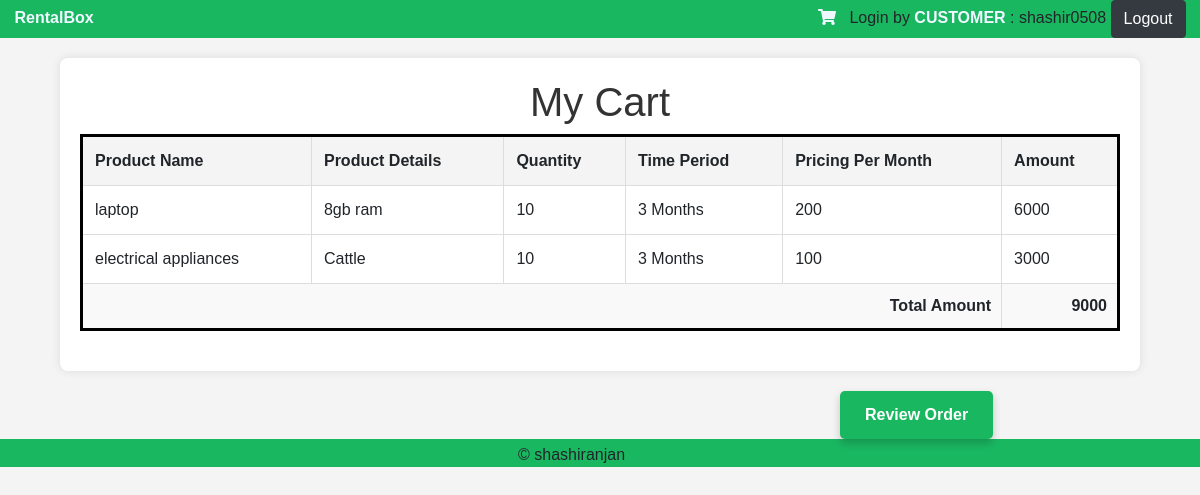
The page /mycart/ (signed in) on the database as committed earlier.
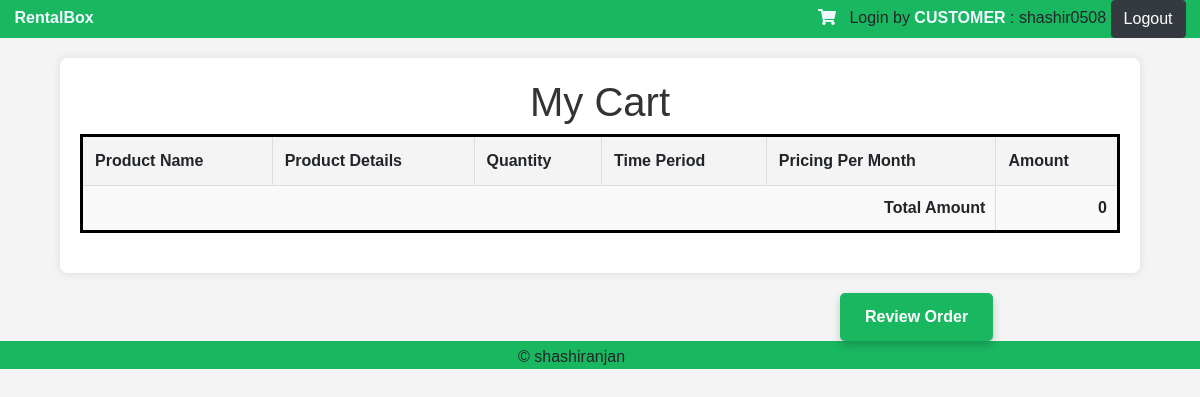
The same page on the database as committed later.
### warehouse/models.py (models this page shows, shortened)
class CustomUser(AbstractBaseUser, PermissionsMixin):
    email = models.EmailField(_('email address'), unique=True)
    is_staff = models.BooleanField(default=False)
    is_active = models.BooleanField(default=True)
    date_joined = models.DateTimeField(default=timezone.now)
    role = models.CharField(choices=CHOICES, max_length=10, default='CUSTOMER')
    USERNAME_FIELD = 'email'
    REQUIRED_FIELDS = []
    objects = CustomUserManager()

class CartDetails(models.Model):
    enquiry = models.ForeignKey(EnquiryDetails,on_delete=models.CASCADE)
    user = models.ForeignKey(User,on_delete=models.CASCADE)
    sq_details = models.ForeignKey(SalesQuoteDetails,on_delete=models.CASCADE)
    time_period = models.CharField(choices=CATEGORY_CHOICES, max_length = 200, null = True, default="Other")
    pricing = models.CharField(max_length=64, null = True)
    qty= models.IntegerField( null = True)
    is_paid=models.BooleanField(default=False)
    total_amount=models.IntegerField( null = True)

class SalesQuoteDetails(models.Model):
    enquiry = models.ForeignKey(EnquiryDetails,on_delete=models.CASCADE)
    sales_quote_id = models.CharField(max_length=64, null = True)
    product_name = models.CharField(max_length=264, null = True)
    product_id = models.CharField(max_length = 128, null = True)
    qty= models.IntegerField(null = True)
    product_details = models.CharField(max_length = 128, null = True)
    time_period = models.CharField(choices=CATEGORY_CHOICES, max_length = 200, null = True, default="Other")
    pricing = models.CharField(max_length=64, null = True)
    added_to_cart = models.BooleanField(default=False)
    sq_reject= models.BooleanField(default=False)

### warehouse/views.py (the view)
# urls.py: path('mycart/',views.cart_details_view, name='mycart'),
def cart_details_view(request):
    username= request.user.email
    name = username.split('@')[0]
    role=request.user.role
    amount=[]
    cart_details = CartDetails.objects.filter(user=request.user, is_paid=False)
    for single_product in cart_details:
        amount.append(single_product.total_amount)
    total_amount=sum(amount)
    context={'name':name, 'role':role, 'total_amount':total_amount,'cart_details':cart_details}
    return render(request,'warehouse/mycart.html',context)

### warehouse/templates/warehouse/mycart.html (shortened to what this page needs)
{% extends 'layout/app.html' %}
{% load static %}
        {% block content %}
        <head>
            <link rel = "stylesheet" type="text/css" href="{% static '/warehouse/css/dashboard.css' %}">
        </head>
        <body>
        <div class="header" style=" background-color: rgb(26, 183, 97); text-align: center; left: 0%; width: 100%; ">
            <p><span style="margin-right: 60%; color: aliceblue; font-weight: bold;"><a href="{% url 'dashboard' %}" style="text-decoration: none; color: aliceblue;">RentalBox</a></span>
                <span>
                    <a href="{% url 'mycart' %}"><i class="fas fa-shopping-cart" style="color: aliceblue;"></i></a>
                </span> &nbsp;
                <span >Login by
                    <span style="color: aliceblue; font-weight: bold;"> {{role}} </span>
                </span>
                <span> : {{ name }} <a href="{% url 'logout' %}" class="btn btn-dark">Logout</a></span></p>
        </div>
        <div class="container">
                <h1>My Cart</h1>
                <table>
                    <thead>
                        <tr>
                            <th>Product Name</th>
                            <th>Product Details</th>
                            <th>Quantity</th>
                            <th>Time Period</th>
                            <th>Pricing Per Month</th>
                            <th>Amount</th>
                        </tr>
                    </thead>
                    <tbody>
                        {% for details in cart_details %}
                        <tr>
                            <td data-label="Product Name">{{ details.sq_details.product_name }}</td>
                            <td data-label="Product Details">{{ details.sq_details.product_details }}</td>
                            <td data-label="Quantity">{{ details.sq_details.qty }}</td>
                            <td data-label="Time Period">{{ details.sq_details.time_period }}</td>
                            <td data-label="Pricing Per Month">{{ details.sq_details.pricing }}</td>
                            <td data-label="Amount">{{ details.total_amount }}</td>
                        </tr>
                        {% endfor %}
                    </tbody>
                    <tfoot>
                        <tr>
                            <td colspan="5" class="total">Total Amount</td>
                            <td class="total">{{ total_amount }}</td>
                        </tr>
                    </tfoot>
                </table>
                </div>
            <div class="review-button">
                <a href="{% url 'create_order' %}" style="text-decoration: none;" class="proceed-button">Review Order</a>
            </div>
        <div class="footer" style="background-color: rgb(26, 183, 97); text-align: center; left: 0%; width: 100%; bottom: 0%;  ">
            <p>&copy shashiranjan<a href="https://www.linkedin.com/in/shashiranjan05/" ><i class="fa fa-linkedin-square" style="font-size:24px; color: black;"></i></a> &nbsp;<a href="https://github.com/shashiranjan05"><i class="fa fa-github-square" style="font-size:24px; color: black;" ></i></a>
            </p>
        </div>
        </body>
    {% endblock %}

### warehouse/templates/layout/app.html (shortened to what this page needs)
<!DOCTYPE html>
<html lang="en">
<head>
  <link rel="stylesheet" href="https://cdn.jsdelivr.net/npm/bootstrap@4.6.2/dist/css/bootstrap.min.css">
  <link rel="stylesheet" href="https://cdnjs.cloudflare.com/ajax/libs/font-awesome/4.7.0/css/font-awesome.min.css">
  <link rel="stylesheet" href="https://pro.fontawesome.com/releases/v5.10.0/css/all.css" />
</head>
<body>
{% block content %}
{% endblock %}
</body>
</html>

### warehouse/static/warehouse/css/dashboard.css (style rules this page uses)
table, th, td { border: 3px solid black; }

### warehouse/templates/warehouse/mycart.html (style rules this page uses)
body { font-family: Arial, sans-serif; margin: 0; padding: 0; background-color: #f4f4f4; }
.container { width: 90%; max-width: 1200px; margin: 20px auto; background: #fff; padding: 20px; border-radius: 8px; box-shadow: 0 0 10px rgba(0, 0, 0, 0.1); }
h1 { text-align: center; color: #333; }
table { width: 100%; border-collapse: collapse; margin-bottom: 20px; }
th, td { border: 1px solid #ddd; padding: 12px; text-align: left; }
th { background-color: #f4f4f4; }
.total { font-weight: bold; text-align: right; padding: 10px; }
tfoot tr { background-color: #f9f9f9; }
.proceed-button { display: inline-block; text-decoration: none; color: white; background-color: rgb(26, 183, 97); padding: 12px 25px; margin-left: 70%; border-radius: 5px; font-size: 16px; font-weight: bold; transition: background-color 0.3s, transform 0.3s; text-align: center; box-shadow: 0 4px 8px rgba(0, 0, 0, 0.2); }

Rows that differ between the two databases and show on the page:
removed CartDetails: sq_details.product_name "laptop", sq_details.product_details "8gb ram", sq_details.qty "10", sq_details.time_period "3 Months", sq_details.pricing "200", total_amount "6000"
removed CartDetails: sq_details.product_name "electrical appliances", sq_details.product_details "Cattle", sq_details.qty "10", sq_details.time_period "3 Months", sq_details.pricing "100", total_amount "3000"
Other text that changed with them:
{{ total_amount }}: "9000" → "0"
